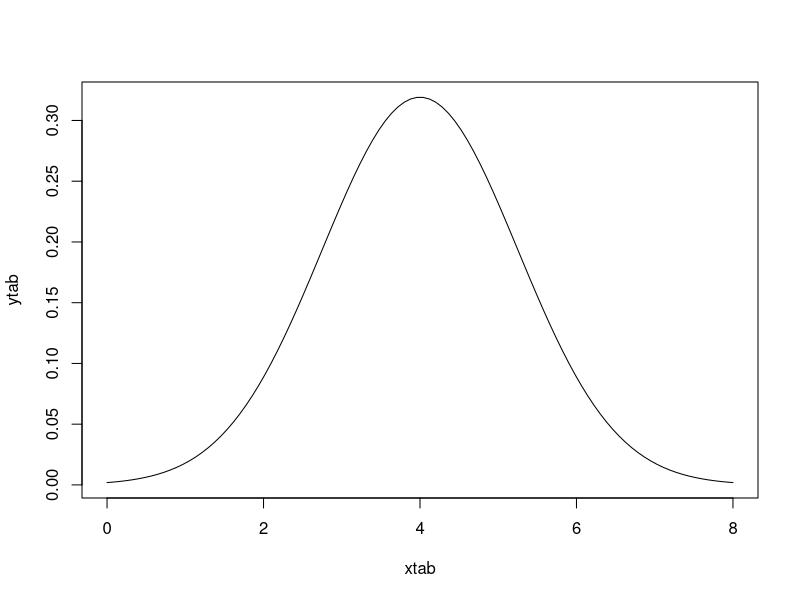
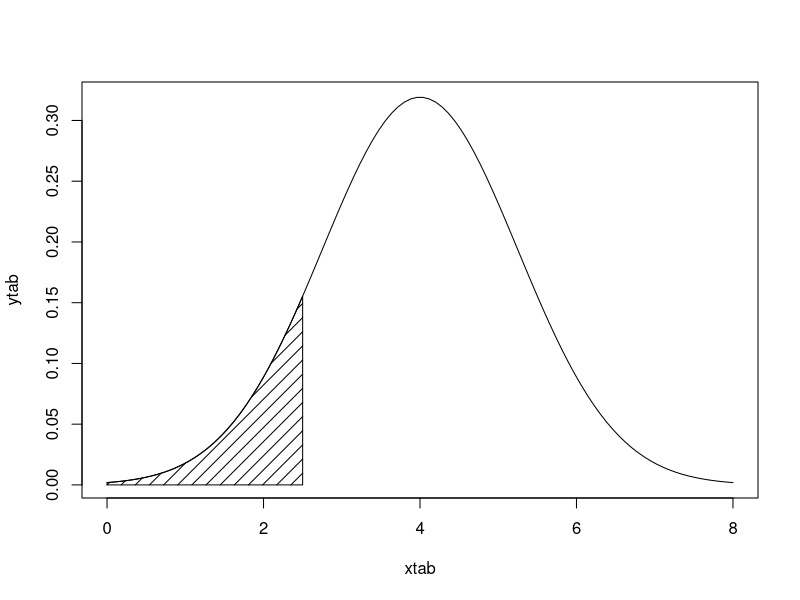
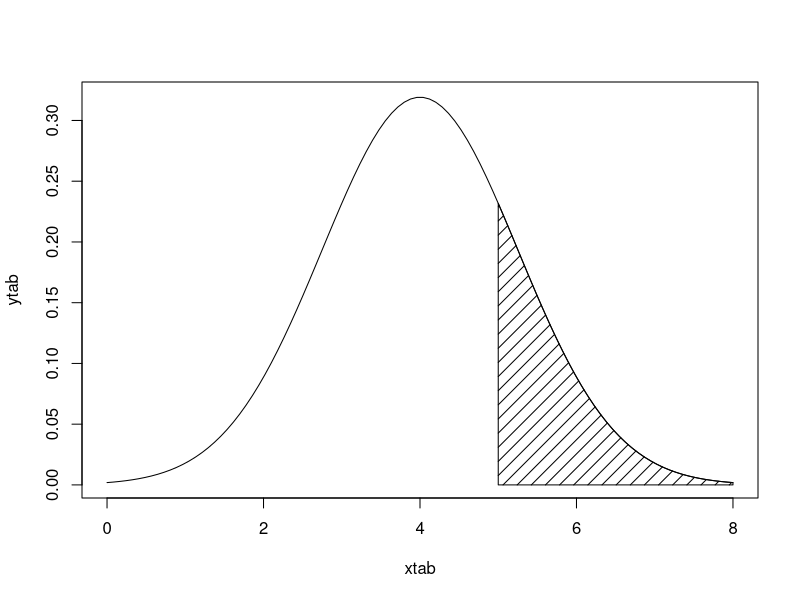
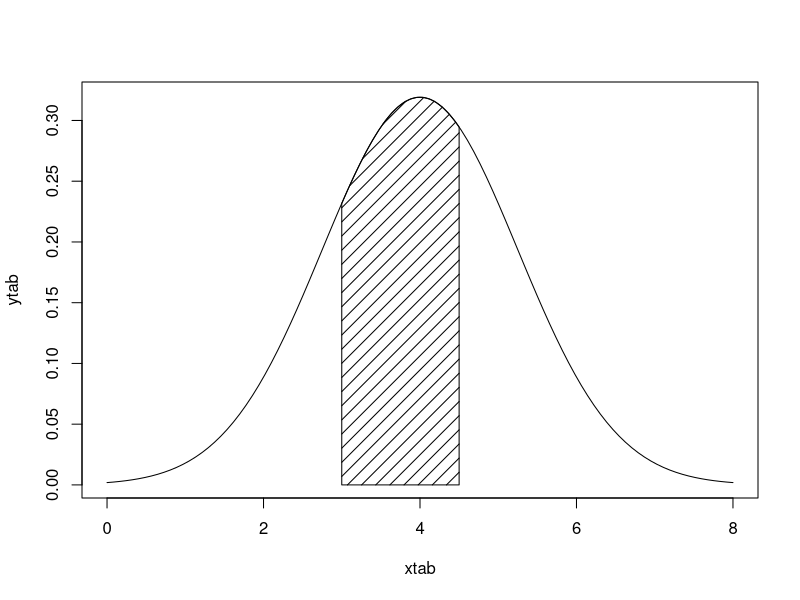
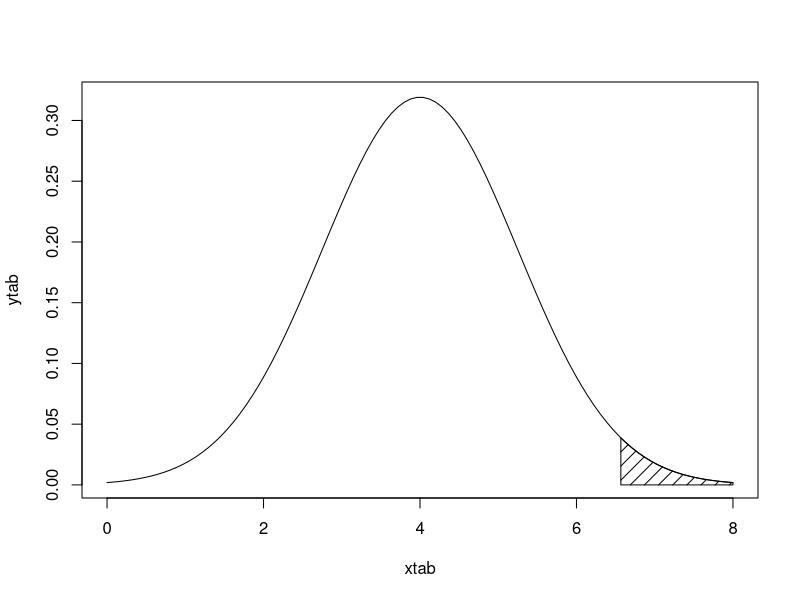

These figures' R source, in order:
## ---- chunk 1
M <- 4
## ---- chunk 2
S <- 1.25
## ---- chunk 3
D <- function (x) {
    dnorm (x, mean = M, sd = S)
}
## ---- chunk 4
P <- function (x) {
    pnorm (q = x, mean = M, sd = S)
}
## ---- chunk 5
Q <- function (x) {
    qnorm (x, mean = M, sd = S)
}
## ---- chunk 6
Xmin <- 0
Xmax <- 8

Dplot <- function () {
    xtab <- seq (Xmin, Xmax, length.out = 100)
    ytab <- D (xtab)
    plot (xtab, ytab, type = "l")
}

Dplot ()
## ---- chunk 7
Fplot <- function (xmin, xmax) {
    xtab <- seq (xmin, xmax, length.out = 100)
    ytab <- D (xtab)
    polygon (x = c (xmin, xtab, xmax, xmin), y = c (0, ytab, 0, 0), density = 10)
}
## ---- chunk 8
Dplot ()
Fplot (Xmin, 2.5)
## ---- chunk 9
P (2.5)
## ---- chunk 10
Dplot ()
Fplot (5, Xmax)
## ---- chunk 11
1 - P (5)
## ---- chunk 12
x1 <- 3
x2 <- 4.5
(P (x2) - P (x1)) * 100
## ---- chunk 13
Dplot()
Fplot (x1, x2)
## ---- chunk 14
x3 <- Q (1 - 2 / 100)
x3
## ---- chunk 15
Dplot ()
Fplot (x3, Xmax)
